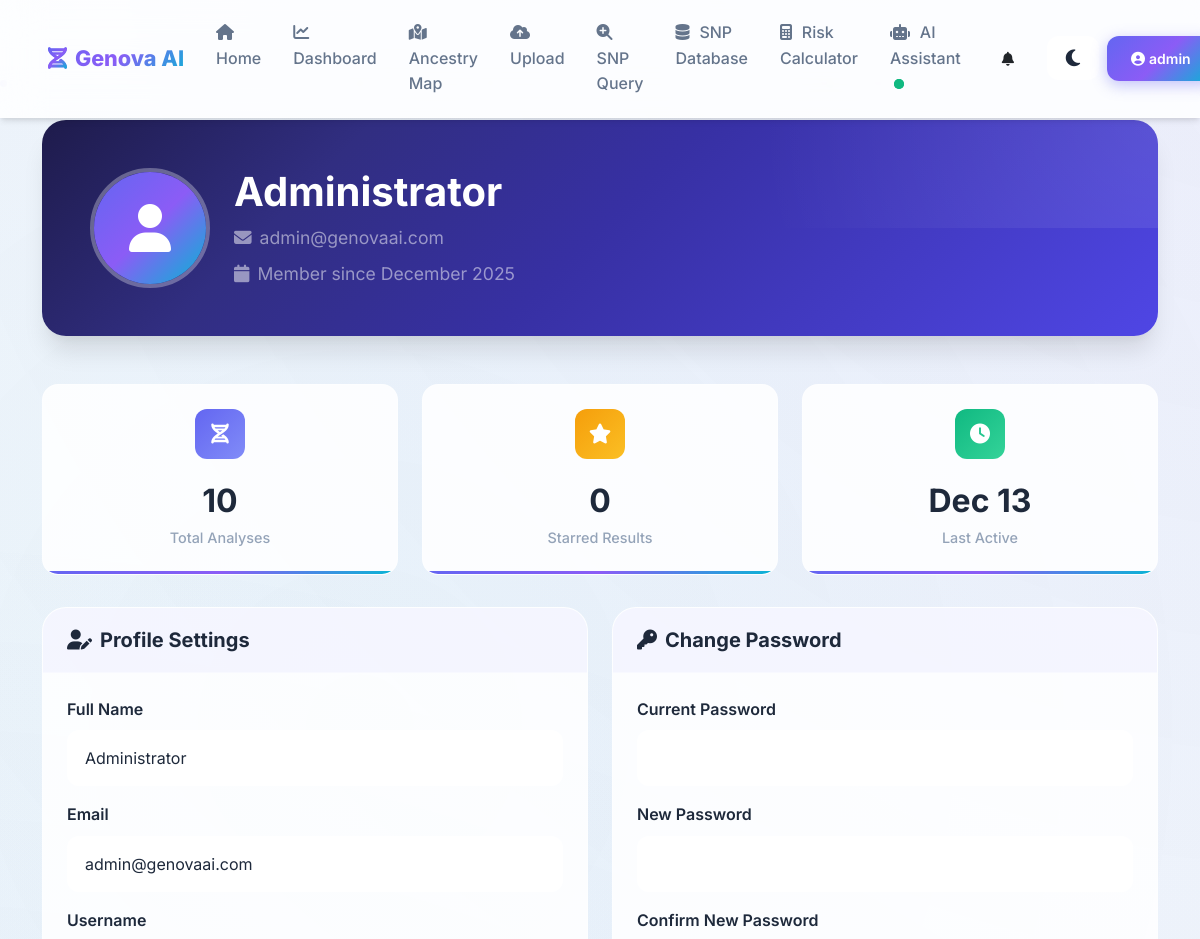
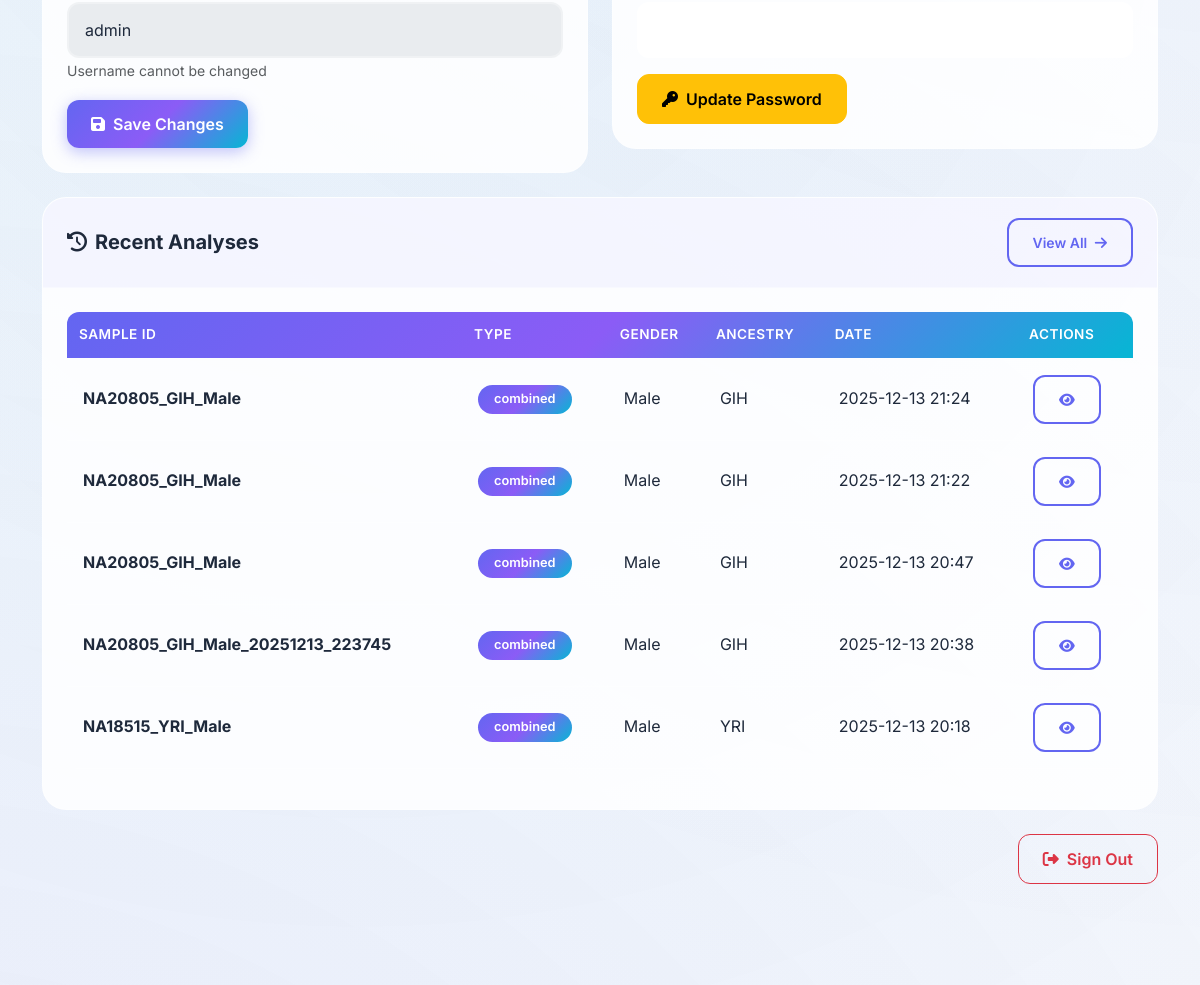
The page /profile (signed in, upper part) on the database as committed earlier (2 pictures, top to bottom).
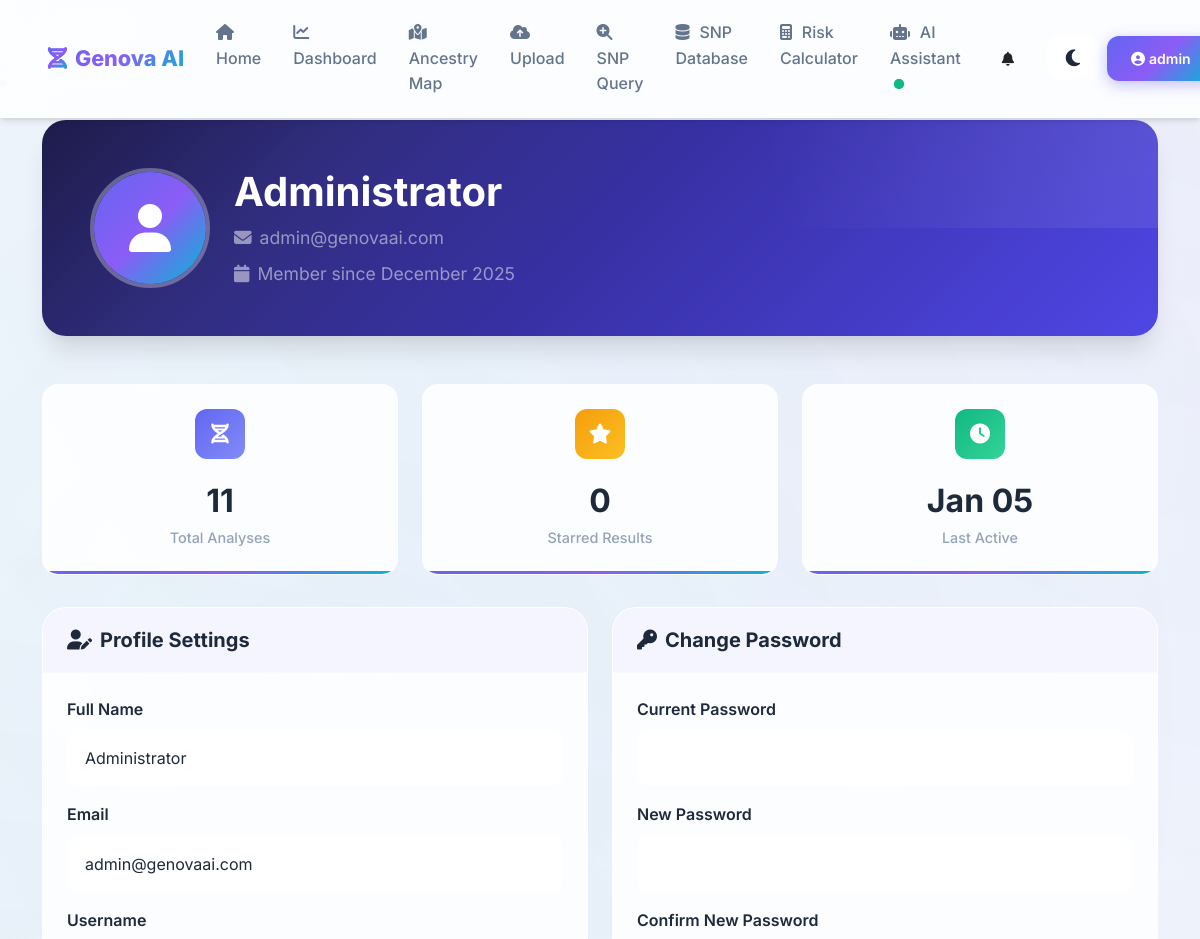
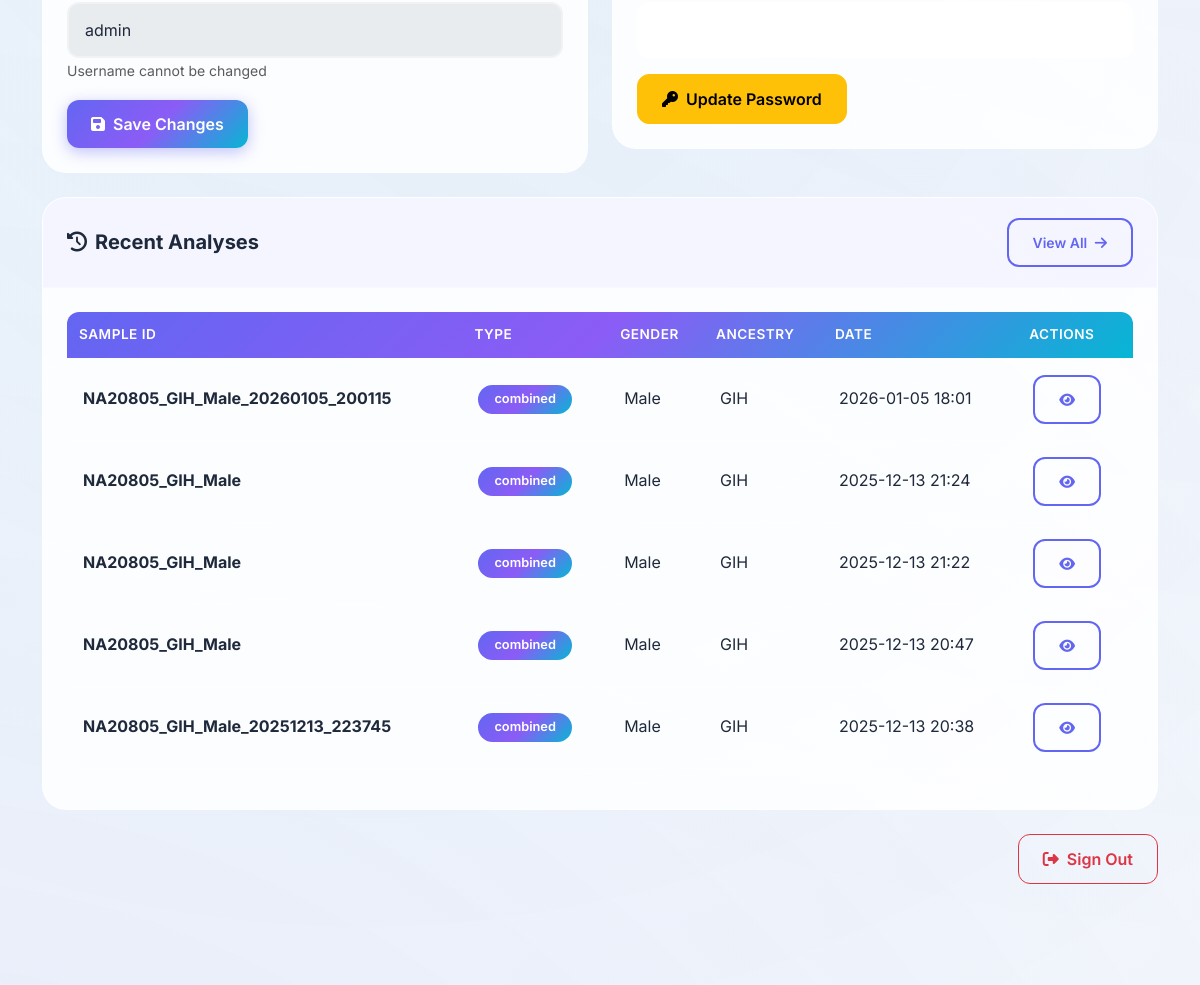
The same page on the database as committed later (2 pictures, top to bottom).
### database/models.py (models this page shows, shortened)
class User(UserMixin, db.Model):
    __tablename__ = 'users'
    id = db.Column(db.Integer, primary_key=True)
    username = db.Column(db.String(80), unique=True, nullable=False, index=True)
    email = db.Column(db.String(120), unique=True, nullable=False, index=True)
    password_hash = db.Column(db.String(256), nullable=False)
    full_name = db.Column(db.String(150))
    avatar_url = db.Column(db.String(500))
    created_at = db.Column(db.DateTime, default=datetime.utcnow)
    last_login = db.Column(db.DateTime)
    is_active = db.Column(db.Boolean, default=True)
    is_admin = db.Column(db.Boolean, default=False)
    analyses = db.relationship('AnalysisHistory', backref='user', lazy='dynamic', cascade='all, delete-orphan')

class AnalysisHistory(db.Model):
    __tablename__ = 'analysis_history'
    id = db.Column(db.Integer, primary_key=True)
    user_id = db.Column(db.Integer, db.ForeignKey('users.id'), nullable=True, index=True)
    sample_id = db.Column(db.String(100), nullable=False, index=True)
    analysis_type = db.Column(db.String(50), nullable=False)  # 'combined', 'gender', 'ancestry', 'physical', 'disease_risk'
    gender_prediction = db.Column(db.String(20))
    gender_confidence = db.Column(db.Float)
    gender_correct = db.Column(db.Boolean)
    ancestry_prediction = db.Column(db.String(100))
    ancestry_code = db.Column(db.String(10))
    ancestry_confidence = db.Column(db.Float)
    ancestry_correct = db.Column(db.Boolean)
    full_results = db.Column(db.Text)  # JSON string
    physical_characteristics = db.Column(db.Text)  # HTML/Text
    disease_risk_report = db.Column(db.Text)  # HTML/Text
    file_name = db.Column(db.String(255))
    file_path = db.Column(db.String(500))
    snp_count = db.Column(db.Integer)
    processing_time = db.Column(db.Float)
    status = db.Column(db.String(20), default='completed')  # 'pending', 'processing', 'completed', 'failed'
    error_message = db.Column(db.Text)
    created_at = db.Column(db.DateTime, default=datetime.utcnow, index=True)
    updated_at = db.Column(db.DateTime, default=datetime.utcnow, onupdate=datetime.utcnow)
    tags = db.Column(db.String(500))  # Comma-separated tags
    notes = db.Column(db.Text)
    is_starred = db.Column(db.Boolean, default=False)

### routes/auth_routes.py (the view)
@auth_bp.route('/profile')
@login_required
def profile():
    from database import AnalysisHistory
    from sqlalchemy import or_
    base_query = AnalysisHistory.query.filter(
        or_(AnalysisHistory.user_id == current_user.id, AnalysisHistory.user_id == None)
    )
    total_analyses = base_query.count()
    starred_analyses = base_query.filter(AnalysisHistory.is_starred == True).count()
    recent_analyses = base_query.order_by(AnalysisHistory.created_at.desc()).limit(5).all()
    stats = {
        'total_analyses': total_analyses,
        'starred_analyses': starred_analyses,
        'recent_analyses': recent_analyses
    }
    return render_template('auth/profile.html', stats=stats)

### app.py (called while the page is built)
@login_manager.user_loader
def load_user(user_id):
    return User.query.get(int(user_id))

@app.context_processor
def inject_user():
    return dict(current_user=current_user)

### templates/auth/profile.html (shortened to what the changed rows need)
{% extends "base.html" %}
{% block content %}
<div class="container py-4">
    <section class="hero-section mb-5" data-aos="fade-up">
        <div class="d-flex align-items-center gap-4 flex-wrap">
            <div>
                <h1 class="display-5 fw-bold text-white mb-2">
                    {{ current_user.full_name or current_user.username }}
                </h1>
                <p class="text-white-50 mb-2">
                    <i class="fas fa-envelope me-2"></i>{{ current_user.email }}
                </p>
                <p class="text-white-50 mb-0">
                    <i class="fas fa-calendar me-2"></i>Member since {{ current_user.created_at.strftime('%B %Y') if current_user.created_at else 'N/A' }}
                </p>
            </div>
        </div>
    </section>
    <div class="row g-4">
        <div class="col-md-4" data-aos="fade-up" data-aos-delay="100">
            <div class="stat-card">
                <div class="stat-icon blue">
                    <i class="fas fa-dna"></i>
                </div>
                <div class="stat-value">{{ stats.total_analyses }}</div>
                <div class="stat-label">Total Analyses</div>
            </div>
        </div>
        <div class="col-md-4" data-aos="fade-up" data-aos-delay="300">
            <div class="stat-card">
                <div class="stat-icon green">
                    <i class="fas fa-clock"></i>
                </div>
                <div class="stat-value">{{ current_user.last_login.strftime('%b %d') if current_user.last_login else 'N/A' }}</div>
                <div class="stat-label">Last Active</div>
            </div>
        </div>
    </div>
    <div class="row g-4 mt-2">
        <div class="col-lg-6" data-aos="fade-up" data-aos-delay="400">
            <div class="profile-card">
                <div class="profile-card-body">
                    <form method="POST" action="{{ url_for('auth.update_profile') }}">
                        <div class="mb-3">
                            <label for="full_name" class="form-label">Full Name</label>
                            <input type="text" class="form-control" id="full_name" name="full_name"
                                   value="{{ current_user.full_name or '' }}">
                        </div>
                        <div class="mb-3">
                            <label for="email" class="form-label">Email</label>
                            <input type="email" class="form-control" id="email" name="email"
                                   value="{{ current_user.email }}">
                        </div>
                        <div class="mb-3">
                            <label class="form-label">Username</label>
                            <input type="text" class="form-control" value="{{ current_user.username }}" disabled>
                            <small class="text-muted">Username cannot be changed</small>
                        </div>
                    </form>
                </div>
            </div>
        </div>
    </div>
    <div class="row mt-4">
        <div class="col-12" data-aos="fade-up" data-aos-delay="600">
            <div class="profile-card">
                <div class="profile-card-body">
                    {% if stats.recent_analyses %}
                    <div class="table-responsive">
                        <table class="table table-hover">
                            <thead>
                                <tr class="table-header-gradient">
                                    <th>Sample ID</th>
                                    <th>Type</th>
                                    <th>Gender</th>
                                    <th>Ancestry</th>
                                    <th>Date</th>
                                    <th>Actions</th>
                                </tr>
                            </thead>
                            <tbody>
                                {% for analysis in stats.recent_analyses %}
                                <tr>
                                    <td><strong>{{ analysis.sample_id }}</strong></td>
                                    <td><span class="badge bg-primary">{{ analysis.analysis_type }}</span></td>
                                    <td>{{ analysis.gender_prediction or '-' }}</td>
                                    <td>{{ analysis.ancestry_code or '-' }}</td>
                                    <td>{{ analysis.created_at.strftime('%Y-%m-%d %H:%M') if analysis.created_at else '-' }}</td>
                                    <td>
                                        <a href="{{ url_for('history.view_analysis', analysis_id=analysis.id) }}" class="btn btn-sm btn-outline-primary">
                                            <i class="fas fa-eye"></i>
                                        </a>
                                    </td>
                                </tr>
                                {% endfor %}
                            </tbody>
                        </table>
                    </div>
                    {% endif %}
                </div>
            </div>
        </div>
    </div>
</div>
{% endblock %}

### templates/base.html (shortened to what the changed rows need)
<!DOCTYPE html>
<html lang="en" data-bs-theme="light">
<head>
    <link href="https://cdn.jsdelivr.net/npm/bootstrap@5.3.0-alpha1/dist/css/bootstrap.min.css" rel="stylesheet">
    <link rel="stylesheet" href="https://cdnjs.cloudflare.com/ajax/libs/font-awesome/6.5.1/css/all.min.css" />
    <link href="https://unpkg.com/aos@2.3.1/dist/aos.css" rel="stylesheet">
    <link rel="stylesheet" href="{{ url_for('static', filename='css/styles.css') }}">
</head>
<body>
    <nav class="navbar navbar-expand-lg fixed-top" id="mainNav">
        <div class="container-fluid px-4">
            <div class="collapse navbar-collapse" id="navbarCollapse">
                <div class="d-flex align-items-center gap-2">
                    {% if current_user.is_authenticated %}
                    <div class="dropdown">
                        <button class="btn btn-sm btn-primary dropdown-toggle" type="button" data-bs-toggle="dropdown">
                            <i class="fas fa-user-circle me-1"></i>{{ current_user.username }}
                        </button>
                    </div>
                    {% else %}
                    <a href="/login" class="btn btn-sm btn-outline-primary">
                        <i class="fas fa-sign-in-alt me-1"></i>Login
                    </a>
                    {% endif %}
                </div>
            </div>
        </div>
    </nav>
    <div class="container-fluid">
        <div class="row">
            <main class="col-12 px-md-4 py-3">
                <div class="page-content fade-in">
                    {% block content %}{% endblock %}
                </div>
            </main>
        </div>
    </div>
</body>
</html>

Rows that differ between the two databases and show on the page:
no longer on this page (row unchanged): AnalysisHistory: sample_id "NA18515_YRI_Male", analysis_type "combined", gender_prediction "Male", ancestry_code "YRI", created_at "2025-12-13 20:18"
changed User "Administrator": last_login "Dec 13" → "Jan 05"
added AnalysisHistory: sample_id "NA20805_GIH_Male_20260105_200115", analysis_type "combined", gender_prediction "Male", ancestry_code "GIH", created_at "2026-01-05 18:01"
Other text that changed with them:
{{ stats.total_analyses }}: "10" → "11"
